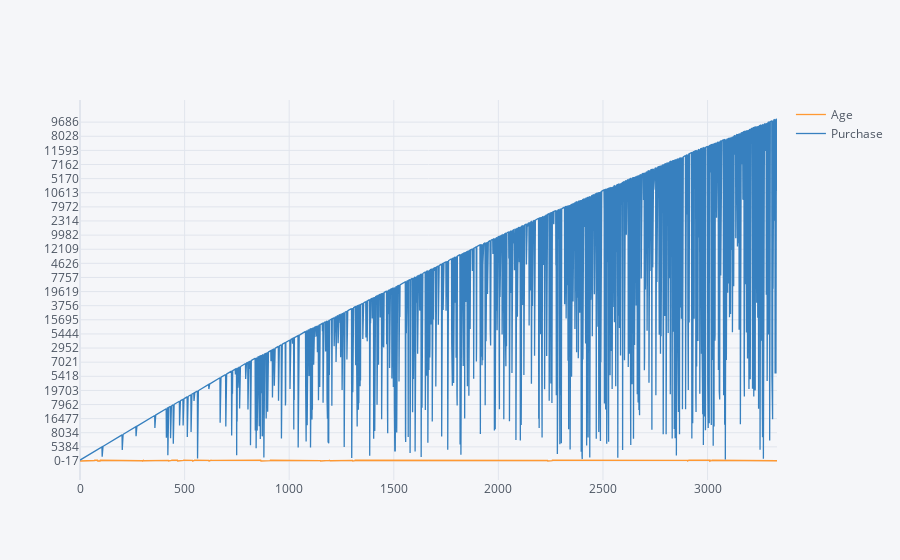

The cell this chart's notebook holds for it:
### Code cell
data1[['Age','Purchase']].iplot()

### Figure 1 — Plotly figure (JSON) as saved in the notebook; plotly's stock layout.template omitted (floating-point values rounded to 4 significant figures; data arrays with more than 128 entries replaced by an {"elided": "..."} marker saying what was removed)
{"data": [{"line": {"color": "rgba(255, 153, 51, 1.0)", "dash": "solid", "shape": "linear", "width": 1.3}, "mode": "lines", "name": "Age", "text": "", "type": "scatter", "x": {"elided": "3333 int values"}, "y": {"elided": "3333 str values"}}, {"line": {"color": "rgba(55, 128, 191, 1.0)", "dash": "solid", "shape": "linear", "width": 1.3}, "mode": "lines", "name": "Purchase", "text": "", "type": "scatter", "x": {"elided": "3333 int values"}, "y": {"elided": "3333 int values"}}], "layout": {"legend": {"bgcolor": "#F5F6F9", "font": {"color": "#4D5663"}}, "paper_bgcolor": "#F5F6F9", "plot_bgcolor": "#F5F6F9", "title": {"font": {"color": "#4D5663"}}, "xaxis": {"gridcolor": "#E1E5ED", "showgrid": true, "tickfont": {"color": "#4D5663"}, "title": {"font": {"color": "#4D5663"}, "text": ""}, "zerolinecolor": "#E1E5ED"}, "yaxis": {"gridcolor": "#E1E5ED", "showgrid": true, "tickfont": {"color": "#4D5663"}, "title": {"font": {"color": "#4D5663"}, "text": ""}, "zerolinecolor": "#E1E5ED"}}}
